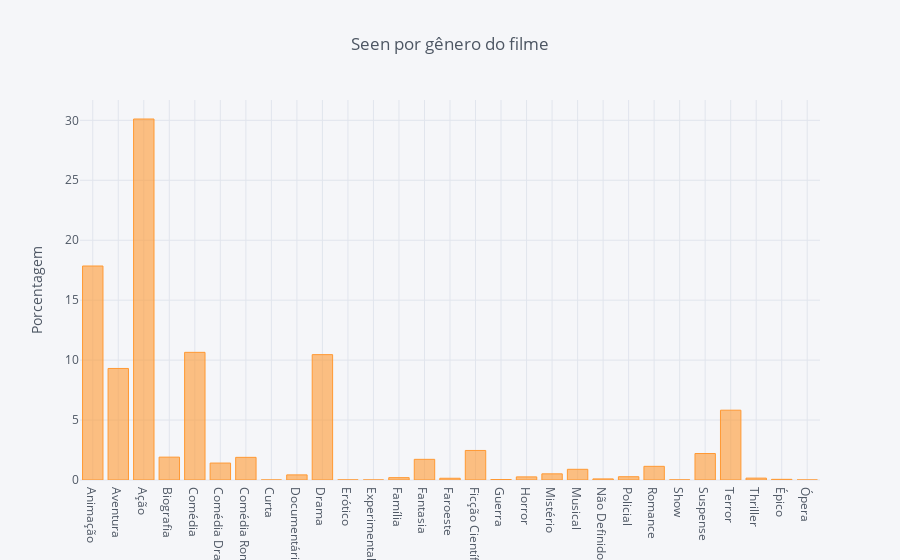

The cell this chart's notebook holds for it:
### Code cell
movie_full = movie.merge(genre, left_on = 'genreId', right_on = 'id')
# series = movie_full.groupby('name')['likeCount']/sum(movie_full.groupby('name')['likeCount'])*100
series = movie_full.groupby(['name'])['seenCount'].sum()/movie_full['seenCount'].sum()*100

series.head(3)

series.iplot(kind='bar', yTitle='Porcentagem', title='Seen por gênero do filme',
             filename='cufflinks/categorical-bar-chart')

### Figure 1 — Plotly figure (JSON) as saved in the notebook; plotly's stock layout.template omitted (floating-point values rounded to 4 significant figures)
{"data": [{"marker": {"color": "rgba(255, 153, 51, 0.6)", "line": {"color": "rgba(255, 153, 51, 1.0)", "width": 1}}, "name": "seenCount", "orientation": "v", "text": "", "type": "bar", "uid": "4bebb87e-89e7-495f-8f61-fc0f3d7d0e11", "x": ["Animação", "Aventura", "Ação", "Biografia", "Comédia", "Comédia Dramática", "Comédia Romântica", "Curta", "Documentário", "Drama", "Erótico", "Experimental", "Família", "Fantasia", "Faroeste", "Ficção Científica", "Guerra", "Horror", "Mistério", "Musical", "Não Definido", "Policial", "Romance", "Show", "Suspense", "Terror", "Thriller", "Épico", "Ópera"], "y": [17.85, 9.304, 30.11, 1.907, 10.65, 1.413, 1.889, 0.0003367, 0.426, 10.46, 0.005762, 0.0008232, 0.1958, 1.724, 0.146, 2.464, 0.03929, 0.2594, 0.5139, 0.8915, 0.09111, 0.2739, 1.14, 0.006398, 2.208, 5.822, 0.1569, 0.05489, 0.0007857]}], "layout": {"legend": {"bgcolor": "#F5F6F9", "font": {"color": "#4D5663"}}, "paper_bgcolor": "#F5F6F9", "plot_bgcolor": "#F5F6F9", "title": {"font": {"color": "#4D5663"}, "text": "Seen por gênero do filme"}, "xaxis": {"gridcolor": "#E1E5ED", "showgrid": true, "tickfont": {"color": "#4D5663"}, "title": {"font": {"color": "#4D5663"}, "text": ""}, "zerolinecolor": "#E1E5ED"}, "yaxis": {"gridcolor": "#E1E5ED", "showgrid": true, "tickfont": {"color": "#4D5663"}, "title": {"font": {"color": "#4D5663"}, "text": "Porcentagem"}, "zerolinecolor": "#E1E5ED"}}}
